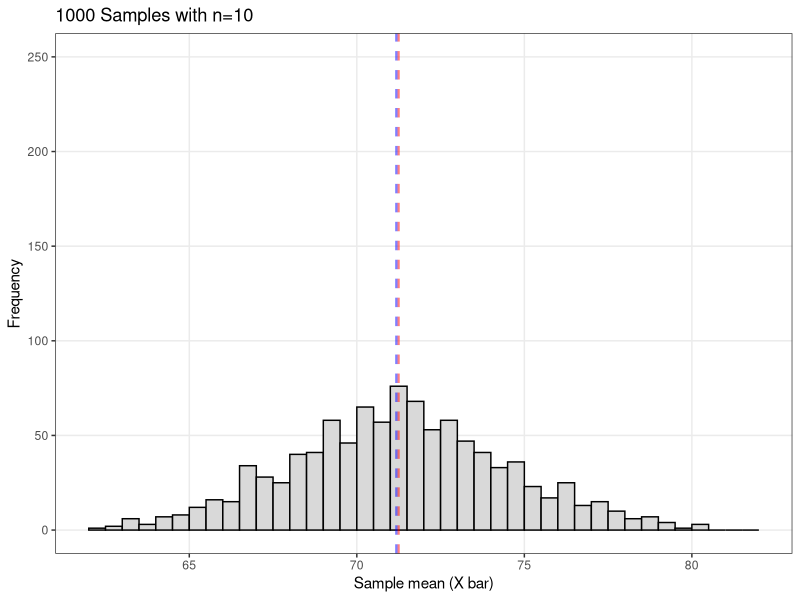
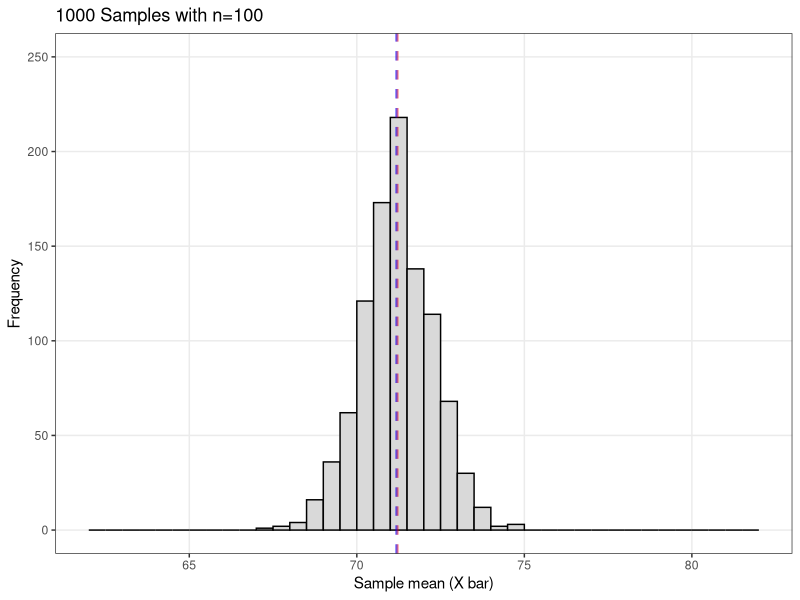
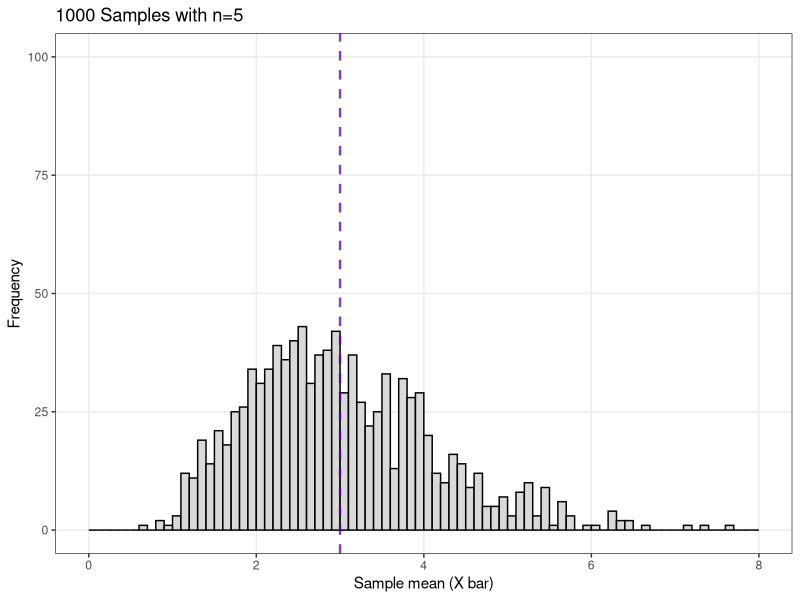
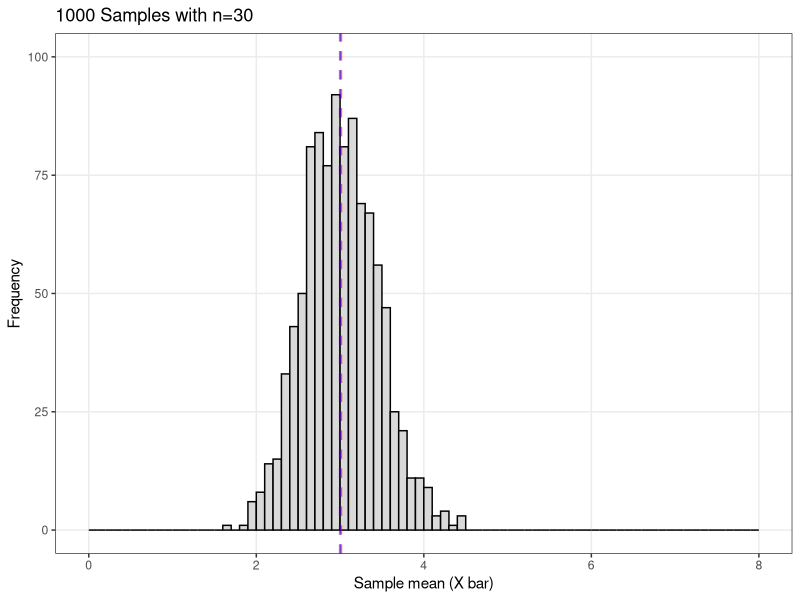
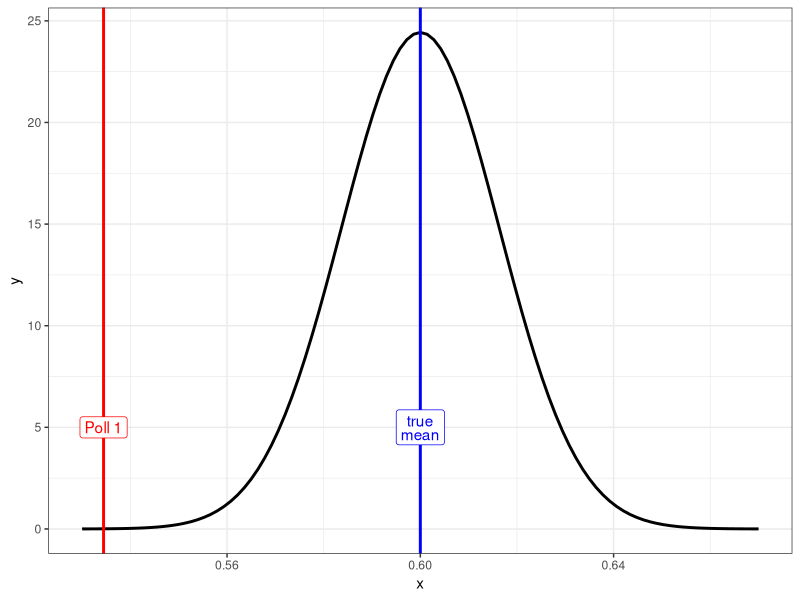

Write the R code that produced these figures, in order.
## ---- chunk 1
knitr::opts_chunk$set(echo = TRUE, 
                      tidy.opts=list(width.cutoff = 80),
                      tidy = FALSE)
options(width = 80)
## ---- chunk 2
    set.seed(1234) # to get replicable results
    exam.sample <- rnorm(n = 10, mean = 71.18, sd = 10.73)
    exam.sample 
## ---- chunk 3
    set.seed(1234) 
    exam.iid.sample <- replicate(1000, rnorm(n = 10, mean = 71.18, sd = 10.73))
    exam.iid.sample <- as.data.frame(exam.iid.sample)
    
    knitr::kable(exam.iid.sample[, c(1:5)], "simple", align = "ccccc")
## ---- chunk 4
    # What is the mean of each sample?
    sample.mean <- colMeans(exam.iid.sample)
    sample.mean[1:5]

    # Plot the distribution of these sample means
    library(tidyverse)
    
    my.bins <- seq(62, 82, 0.5)
    ggplot(data.frame(sample.mean = sample.mean), aes(x = sample.mean)) + 
      geom_histogram(breaks = my.bins, color = "black", fill = "gray85") +
      geom_vline(xintercept = mean(sample.mean), linetype = "dashed", 
                 color = "red", alpha = 0.5, lwd = 0.8) +
      geom_vline(xintercept = 71.18, linetype = "dashed", 
                 color = "blue", alpha = 0.5, lwd = 0.8) +
      scale_x_continuous(limits = c(62, 82)) + 
      scale_y_continuous(limits = c(0, 250)) +
      labs(x = "Sample mean (X bar)", y = "Frequency", 
           title = "1000 Samples with n=10") + 
      theme_bw() + 
      theme(panel.grid.minor = element_blank())
## ---- chunk 5
    mean(sample.mean)
    sd(sample.mean)
## ---- chunk 6
    set.seed(1234)
    exam.iid.sample <- replicate(1000, rnorm(n = 100, mean = 71.18, sd = 10.73))
    exam.iid.sample <- as.data.frame(exam.iid.sample)
## ---- chunk 7
    # What is the mean of each sample?
    sample.mean <- colMeans(exam.iid.sample)
    sample.mean[1:5]

    # Plot the distribution of these sample means
    library(tidyverse)
    
    ggplot(data.frame(sample.mean = sample.mean), aes(x = sample.mean)) + 
      geom_histogram(breaks = my.bins, color = "black", fill = "gray85") +
      geom_vline(xintercept = mean(sample.mean), linetype = "dashed", 
                 color = "red", alpha = 0.5, lwd = 0.8) +
      geom_vline(xintercept = 71.18, linetype = "dashed", 
                 color = "blue", alpha = 0.5, lwd = 0.8) +
      scale_x_continuous(limits = c(62, 82)) + 
      scale_y_continuous(limits = c(0, 250)) +
      labs(x = "Sample mean (X bar)", y = "Frequency", 
           title = "1000 Samples with n=100") + 
      theme_bw() + 
      theme(panel.grid.minor = element_blank())
## ---- chunk 8
    mean(sample.mean)
    sd(sample.mean)
## ---- chunk 9
    set.seed(1234)
    iid.sample <- replicate(1000, rchisq(n = 5, df = 3, ncp = 0))
    iid.sample <- as.data.frame(iid.sample)
## ---- chunk 10
    # What is the mean of each sample?
    sample.mean <- colMeans(iid.sample)
    sample.mean[1:5]

    # Plot the distribution of these sample means
    my.bins <- seq(0, 8, 0.1)
    ggplot(data.frame(sample.mean = sample.mean), aes(x = sample.mean)) + 
      geom_histogram(breaks = my.bins, color = "black", fill = "gray85") +
      geom_vline(xintercept = mean(sample.mean), linetype = "dashed", 
                 color = "red", alpha = 0.5, lwd = 0.8) +
      geom_vline(xintercept = 3, linetype = "dashed", 
                 color = "blue", alpha = 0.5, lwd = 0.8) +
      scale_x_continuous(limits = c(0, 8)) + 
      scale_y_continuous(limits = c(0, 100)) +
      labs(x = "Sample mean (X bar)", y = "Frequency", 
           title = "1000 Samples with n=5") + 
      theme_bw() + 
      theme(panel.grid.minor = element_blank())
## ---- chunk 11
    set.seed(1234)
    iid.sample <- replicate(1000, rchisq(n = 30, df = 3, ncp = 0))
    iid.sample <- as.data.frame(iid.sample)
## ---- chunk 12
    # What is the mean of each sample?
    sample.mean <- colMeans(iid.sample)
    sample.mean[1:5]

    # Plot the distribution of these sample means
    ggplot(data.frame(sample.mean = sample.mean), aes(x = sample.mean)) + 
      geom_histogram(breaks = my.bins, color = "black", fill = "gray85") +
      geom_vline(xintercept = mean(sample.mean), linetype = "dashed", 
                 color = "red", alpha = 0.5, lwd = 0.8) +
      geom_vline(xintercept = 3, linetype = "dashed", 
                 color = "blue", alpha = 0.5, lwd = 0.8) +
      scale_x_continuous(limits = c(0, 8)) + 
      scale_y_continuous(limits = c(0, 100)) +
      labs(x = "Sample mean (X bar)", y = "Frequency", 
           title = "1000 Samples with n=30") + 
      theme_bw() + 
      theme(panel.grid.minor = element_blank())
## ---- chunk 13
pop <- 405000
## ---- chunk 14
set.seed(1029) 
df <- bind_cols(adult = 1:pop, 
                biden = sample(c(rep(1, 243000), rep(0, pop - 243000)), pop))
## ---- chunk 15
mean(df$biden)
## ---- chunk 16
var(df$biden)
## ---- chunk 17
n <- 900 # sample size

set.seed(1238) 
poll1 <- sample(df$biden, n) # draw a sample of size N without replacement
## ---- chunk 18
mean(poll1)
## ---- chunk 19
## Hint: replicate()




## Try out!
## ---- chunk 20
## Hint: calculate the sample means first before plotting a histogram




## Try out!
## ---- chunk 21
ggplot() + 
  stat_function(data = data.frame(x = seq(0.53,0.67,0.001)), 
                aes(x = x), fun = dnorm, 
                args = list(mean = 0.6, sd = sqrt(0.24/n)), size = 1) + 
  geom_vline(xintercept = 0.6, size = 1, color = "blue") + 
  annotate("label", x = 0.6, y = 5, label = "true\nmean", 
           lineheight = 0.75, color = "blue") + 
  geom_vline(xintercept = mean(poll1), size = 1, color = "red") + 
  annotate("label", x = mean(poll1), y = 5, label = "Poll 1", 
           lineheight = 0.75, color = "red") +
  theme_bw()
## ---- chunk 22
## Hint: pnorm()
pnorm(0.5344444, 0.6, sqrt(0.24/900))



## Try out!
## ---- chunk 23
z.score <- (mean(poll1) - 0.6)/(sqrt(0.24/n))
z.score
